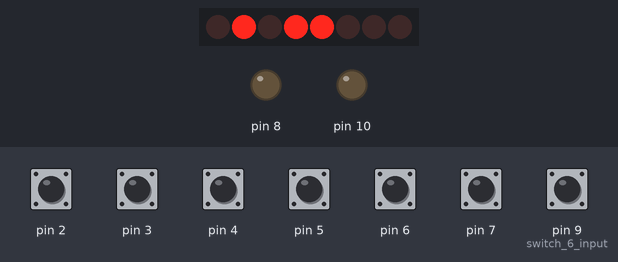
This sketch was run on a simulated Arduino Uno, built with avr-gcc and run on an emulated ATmega328P. Shown: 8 shift-register outputs drawn as a row of LEDs (first output left, lit = HIGH), output pins drawn as LEDs (lit = HIGH). Wiring (inferred from the names in the program): shift register (74HC595): data pin 11; shift clock pin 13; latch pin 12. Wiring (inferred from the signals the program sends): row of LEDs: on Q0, Q1, Q2, Q3, Q4, Q5, Q6, Q7. The inputs (shaded band) are chosen by the test bench; at power-on: pin 2–7, pin 9 (switch_6_input) HIGH. Pins used as bus, display or sensor lines are not drawn; what the sketch prints to the serial monitor is not drawn.

Above: at 1.2 s.
1.3 s: pin 2 pulled LOW for 0.15 s
At 2.1 s:
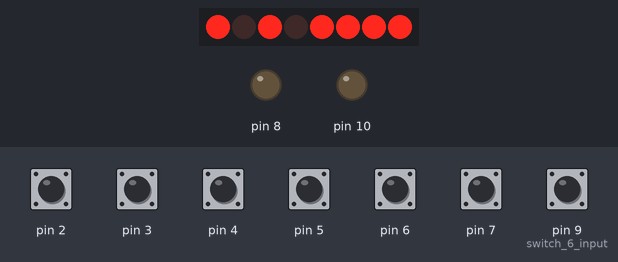
2.9 s: pin 4 pulled LOW for 0.15 s
At 3.3 s:
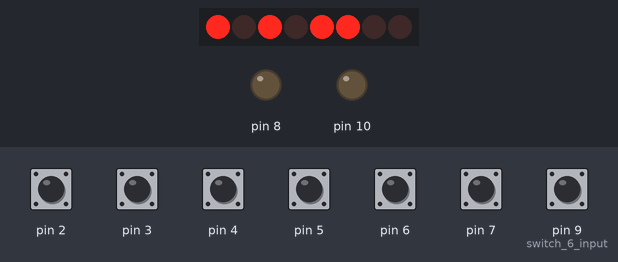
4.5 s: pin 3 pulled LOW for 0.15 s
At 5.7 s:
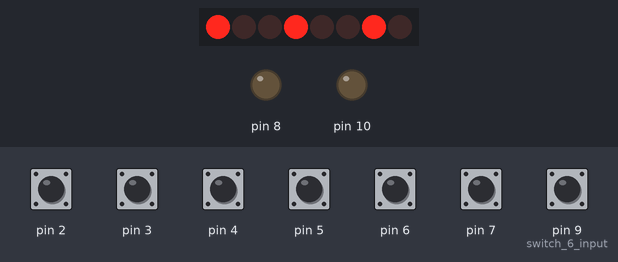
6.1 s: pin 4 pulled LOW for 1 s
At 6.9 s:
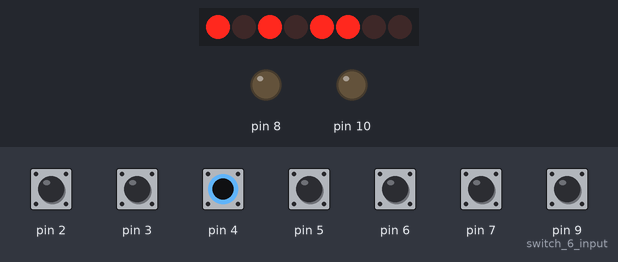
8.6 s: pin 2 pulled LOW for 1 s
At 10.0 s:
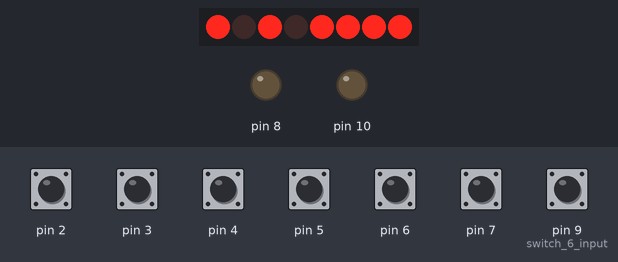
11.1 s: pin 3 pulled LOW for 1 s
At 11.7 s:
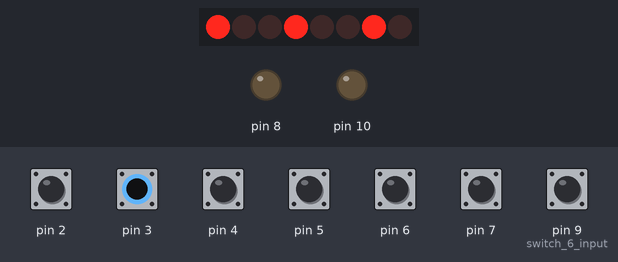
Timing chart, 0 to 14.1 s (numbered marks = the images above; inputs shaded):
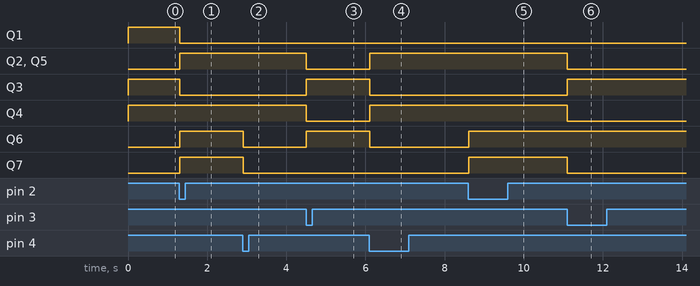

Measured:
- after the input at 1.3 s, Q1, Q3: HIGH → LOW at once; Q2, Q5–7: LOW → HIGH at once
- after the input at 2.9 s, Q6, Q7: HIGH → LOW at once
- after the input at 4.5 s, Q2, Q4, Q5: HIGH → LOW at once; Q3, Q6: LOW → HIGH at once
- after the input at 6.1 s, Q2, Q4, Q5: LOW → HIGH at once; Q3, Q6: HIGH → LOW at once
- after the input at 8.6 s, Q6, Q7: LOW → HIGH at once
- after the input at 11.1 s, Q2, Q4, Q5, Q7: HIGH → LOW at once; Q3: LOW → HIGH at once

The sketch:

xbee_transmit_11.ino
```cpp
// (licence header left out)
#include <EEPROM.h> //to store XBee information.
byte XBeeAddress[2];
byte segVal[16];
byte latchPin = 12;
static byte clockPin = 13;
static byte dataPin = 11;

byte robotState = -1; //0: stopped. 1: forward. 2: backward.
int pinValues = 0;

//Utility methods. You shouldn't have to modify these.
void displayValue(int value) {
  displayRawValue(segVal[value]);
}

void displayRawValue(byte value) {
  digitalWrite(latchPin, LOW); //keep the LEDs from updating while data is being shifted.
  shiftOut(dataPin, clockPin, MSBFIRST, value); //shift out all the data.
  digitalWrite(latchPin, HIGH); //update the LEDs.
}

void segSetup() { //The various 7 segment characters.
  segVal[0]   = ~0x7F; //~01111111
  segVal[1]   = ~0x0A; //~00001010
  segVal[2]   = ~0xB6; //~10110110
  segVal[3]   = ~0x9E; //~10011110
  segVal[4]   = ~0xCA; //~11001010
  segVal[5]   = ~0xDC; //~11011100
  segVal[6]   = ~0xFC; //~11111100
  segVal[7]   = ~0x0E; //~00001110
  segVal[8]   = ~0xFE; //~11111110
  segVal[9]   = ~0xCE; //~11001110
  segVal[0xA] = ~0xEF; //~11101111
  segVal[0xB] = ~0xF9; //~11111001
  segVal[0xC] = ~0x75; //~01110101
  segVal[0xD] = ~0xBB; //~10111011
  segVal[0xE] = ~0xF5; //~11110101
  segVal[0xF] = ~0xE5; //~11100101
 pinMode(8, OUTPUT);
  pinMode(10, OUTPUT);
  pinMode(11, OUTPUT);
  pinMode(12, OUTPUT);
  pinMode(13, OUTPUT);
  digitalWrite(10, LOW); //enable the whole LCD system. (had to be off since it shares the SPI bus, just in case. Need to redefine SS, though)
  digitalWrite(latchPin, HIGH);
  displayValue(0xA);
}

//XBee Code
void getPAN_EEPROM() {
  XBeeAddress[0] = EEPROM.read(0);
  XBeeAddress[1] = EEPROM.read(1);
}

void setPAN_EEPROM(word value) {
  XBeeAddress[0] = lowByte(value);
  XBeeAddress[1] = highByte(value);
  EEPROM.write(0, XBeeAddress[0]);
  delay(4); //write takes 3.3ms to complete.
  EEPROM.write(1, XBeeAddress[1]);
  delay(4);
}

void resetPAN() {
  setPAN_EEPROM(0x3332);
  setPAN_XBEE();
}

void setPAN_XBEE() {
  enableXBee();
  Serial.begin(9600);
  Serial.print("+++");
  delay(5);
  Serial.print("ATID");
  Serial.print(word(XBeeAddress[1], XBeeAddress[0]), HEX);
  delay(5);
  Serial.print("ATWR");
  delay(5);
  disableXBee();
}

void enableXBee() {
  digitalWrite(8, LOW); //enable XBee communications.
  delay(1);
}

void disableXBee() {
  digitalWrite(8, HIGH); //enable XBee communications.
  delay(1);
}


unsigned int getPins() { //easy way to do switch statements based on pin states. Not required, though.
  unsigned int result =0;
  for(int ii = 0; ii<=5; ii++) {
    result |= ((1-(digitalRead(ii+2))) << ii); //if pin is HIGH (1), then activate appropriate bit.
  }
  result |= ((1-digitalRead(9)) << 6); //handling the straggler.
  return result;
}

//end of utility methods.

//Program here!
void setup() {
  Serial.begin(9600); //XBee uses 9600.
  Serial.flush(); //clear input buffer.
  disableXBee(); //tri-state the pins.

  segSetup(); //setup the segment values, etc.
  for(byte ii = 2; ii<=7; ii++) { //switches 0-5 inputs.
    pinMode(ii, INPUT); //input
    digitalWrite(ii, HIGH); //internal pullups enabled.
  }
  pinMode(9, INPUT); //switch 6 input
  digitalWrite(9, HIGH);//internal pullup.

  enableXBee(); //enable the XBee pins.
  displayValue(0xF);
  Serial.print("F"); //stop the rover.
 /* for(int jj = 0; jj<16; jj++) {
   displayValue(jj);
  delay(1000);
  }*/
}

void loop() {
unsigned int value = getPins();
 switch(value) {
  case 0: if(robotState != 0) { } robotState = 0; break; //no buttons
  case 1: if(robotState != 1) { Serial.print("W"); displayValue(1); } robotState = 1; break; //button 0 = stop
  case 2: if(robotState != 2) { Serial.print("F"); displayValue(2); } robotState = 2; break; //button 1 = forward
  case 4: Serial.print("S"); displayValue(4);  while(getPins()==4); Serial.print("F"); break; //button 2 = backward.

  default: if(robotState != 0) { Serial.print("F"); displayValue(0); } robotState = 0; break; //unknown combination
 }
 delay(10);
}
```
